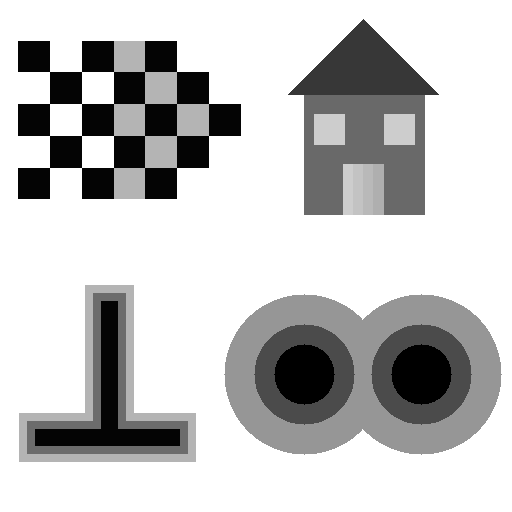
#> input picture edgetest_23.png, 512 x 512 px; the run also reads 3 pictures not shown here
$ jupyter execute Code.ipynb   (shell and % lines are left out)
#> lines starting #> are read from the running program, lines starting #| are printed output that depends on the picture; after the words box and inside, x2 and y2 are one past the last pixel; in counts of white or black regions, pixels touching at a corner belong together; long printed decimals are rounded
**$1^o$ ΕΡΓΑΣΤΗΡΙΑΚΟ PROJECT ΣΤΗΝ ΌΡΑΣΗ ΥΠΟΛΟΓΙΣΤΩΝ**

`Αραβανής Τηλέμαχος 03119024`

`Θεοδωρόπουλος Ηλίας 03119858`

---

* Μέρος 1

[cell 1]
# Imports
import cv2
import numpy as np
import matplotlib.pyplot as plt

[cell 2]
# 1.1.1 Load image I0 = “edgetest_23.png”

# Read grayscale image
I_0 = cv2.imread('edgetest_23.png', cv2.IMREAD_GRAYSCALE)
#> I_0 is the input picture: shape (512, 512); min 0, max 255, mean 196.9

print("Image loaded as: ", type(I_0))
#| Image loaded as:  <class 'numpy.ndarray'>

print("Resolution: ", I_0.shape)
#| Resolution:  (512, 512)
print("Range: %d - %d " % (np.min(I_0), np.max(I_0)))
#| Range: 0 - 255

[cell 3]
# Normalize to [0,1]
I_0 = I_0.astype(float)/255

print("Range: %f - %f " % (np.min(I_0), np.max(I_0)))
#| Range: 0 - 1.000

[cell 4]
# Show image

plt.imshow(I_0, cmap='gray')

[cell 5]
# 1.1.2 Create noisy image with appropriate PSNR

def Noisy_Img(Im, PSNR):
#> called with PSNR = 20
    sigma = (np.max(Im) - np.min(Im))*10**(-PSNR/20)
#> sigma = 0.1

    Noise = np.random.normal(loc = 0.0, scale = sigma, size = (512,512)) # generate noisy array 512*512

    noisy_img = np.add(Im,Noise)
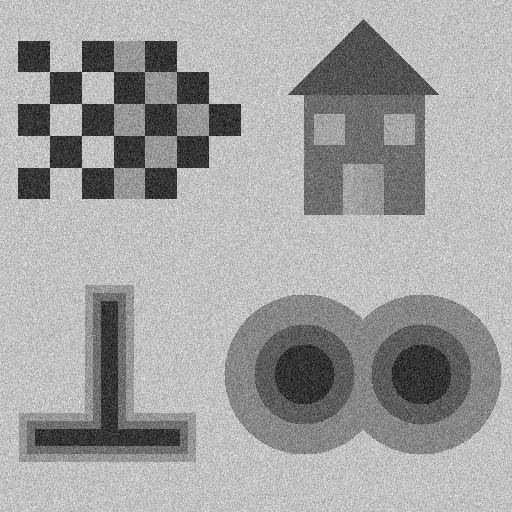
#> noisy_img: shape (512, 512) float64; min -0.353, max 1.43, mean 0.772; drawn with min black and max white

    noisy_img = noisy_img - np.min(noisy_img)
    noisy_img = noisy_img.astype(float)/np.max(noisy_img) # Normalize to [0,1]

    return noisy_img

I_0_20dB = Noisy_Img(I_0,20)
I_0_10dB = Noisy_Img(I_0,10)
#> call 2 of Noisy_Img, with PSNR = 10
#> in Noisy_Img (call 2), `sigma = (np.max(Im) - np.min(Im))*10**(-PSNR/20)`: sigma = 0.316
#> in Noisy_Img (call 2), `noisy_img = np.add(Im,Noise)`:
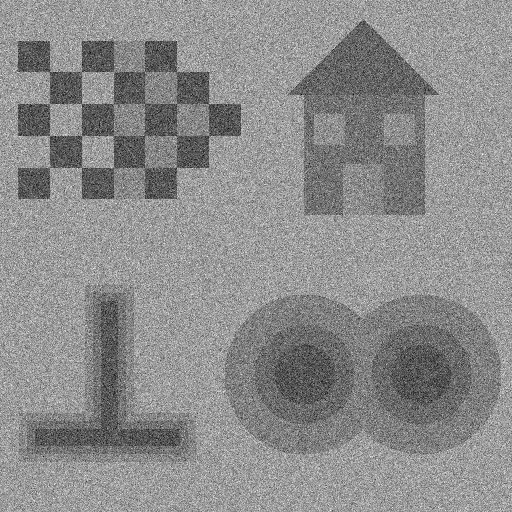
#> noisy_img: shape (512, 512) float64; min -1.21, max 2.38, mean 0.774; drawn with min black and max white

plt.imshow(I_0_20dB, cmap='gray')
plt.show()
plt.imshow(I_0_10dB, cmap='gray')
plt.show()

[cell 6]
# 1.2 Implementation of EdgeDetect

def Gaussian_Filters(sigma):
    n = int(np.ceil(3*sigma)*2 + 1)

    n = np.linspace(-n//2,n//2,n)

    x,y = np.meshgrid(n,n)

    Gaussian = (1/(2*np.pi*sigma**2))*np.exp(-(x**2 + y**2)/(2*sigma**2))
    LoG = ((x**2 + y**2 - 2*sigma**2)/(2*np.pi*sigma**6))*np.exp(-(x**2 + y**2)/(2*sigma**2))

    return Gaussian, LoG

def Edgedetect(Im,sigma,theta_edge,linear=1):
#> called with sigma = 1.5, theta_edge = 0.2, linear = 1
    Gaussian_kernel, LoG_kernel = Gaussian_Filters(sigma)
    B = np.array([[0, 1, 0],
                  [1, 1, 1],
                  [0, 1, 0]]).astype(np.uint8)

    Im_smooth = cv2.filter2D(Im,-1,Gaussian_kernel)

    if linear == 1:
        Im_Laplacian = cv2.filter2D(Im,-1,LoG_kernel)

    else:
        Im_dilated = cv2.dilate(Im_smooth, B)
        Im_eroded = cv2.erode(Im_smooth, B)

        Im_Laplacian = Im_dilated + Im_eroded - 2*Im_smooth

    X = (Im_Laplacian >= 0).astype(np.uint8)
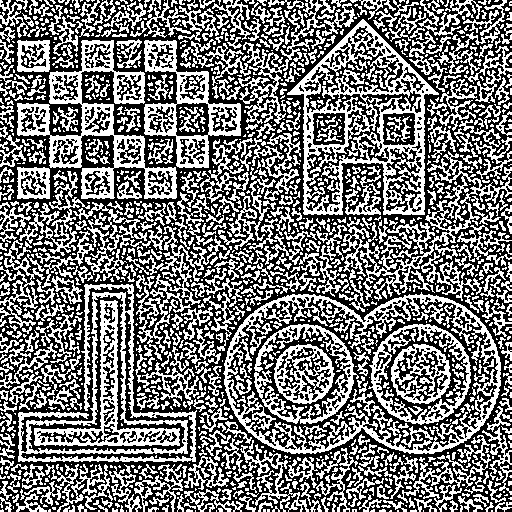
#> X: shape (512, 512); values 0 (black) and 1 (white), 46.3% white in thin lines or dots

    X_dilated = cv2.dilate(X, B)
#> X_dilated: shape (512, 512); values 0 (black) and 1 (white), 81.1% white; black in thin lines or dots
    X_eroded = cv2.erode(X, B)
#> X_eroded: shape (512, 512); values 0 (black) and 1 (white), 13.5% white in thin lines or dots
    Y = X_dilated - X_eroded
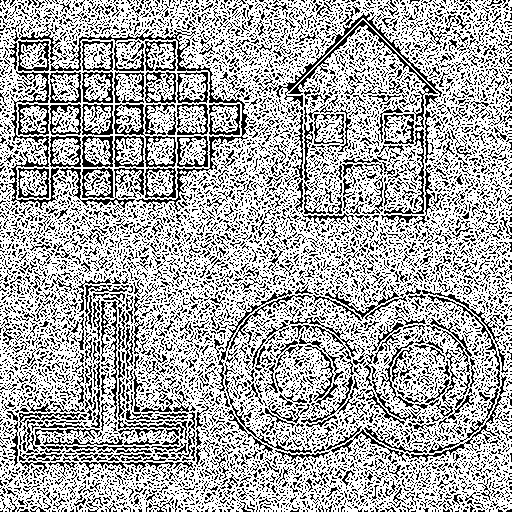
#> Y: shape (512, 512); values 0 (black) and 1 (white), 67.5% white; black in thin lines or dots

    Im_Grad = np.gradient(Im_smooth)
#> Im_Grad = 2 items

    Grad = np.sqrt(Im_Grad[0]**2 + Im_Grad[1]**2)

    Bool = (Grad >= theta_edge*np.max(Grad))
#> Bool: shape (512, 512) bool; 8.7% white; 31 white regions (9 under 20 px), largest, box (x1, y1, x2, y2) and area: (15, 38, 243, 202) 9556, (286, 17, 440, 217) 2865, (222, 292, 503, 456) 2500

    D = (Y & Bool)
#> D: shape (512, 512); values 0 (black) and 1 (white), 4.8% white in thin lines or dots, all inside (x1, y1, x2, y2) = (15, 18, 502, 463)

    return D

Edges_20dB_1 = Edgedetect(I_0_20dB,1.5,0.2,1)
Edges_20dB_2 = Edgedetect(I_0_20dB,1.5,0.2,0)
#> in Edgedetect (call 2), `X = (Im_Laplacian >= 0).astype(np.uint8)`: X: shape (512, 512); values 0 (black) and 1 (white), 49.7% white; 997 white regions (759 under 20 px), largest, box (x1, y1, x2, y2) and area: (0, 102, 512, 433) 31934, (224, 294, 501, 454) 11996, (288, 20, 438, 215) 10504
#> in Edgedetect (call 2), `X_dilated = cv2.dilate(X, B)`: X_dilated: shape (512, 512); values 0 (black) and 1 (white), 84.6% white; black in thin lines or dots
#> in Edgedetect (call 2), `X_eroded = cv2.erode(X, B)`: X_eroded: shape (512, 512); values 0 (black) and 1 (white), 15% white in thin lines or dots
#> in Edgedetect (call 2), `Y = X_dilated - X_eroded`: Y: shape (512, 512); values 0 (black) and 1 (white), 69.6% white; black in thin lines or dots
#> in Edgedetect (call 2), `D = (Y & Bool)`: D: shape (512, 512); values 0 (black) and 1 (white), 4.9% white in thin lines or dots, all inside (x1, y1, x2, y2) = (16, 19, 502, 463)

plt.imshow(Edges_20dB_1, cmap='gray')
plt.show()
plt.imshow(Edges_20dB_2, cmap='gray')
plt.show()

Edges_10dB_1 = Edgedetect(I_0_10dB,1.5,0.2,1)
#> call 3 of Edgedetect, with sigma = 1.5, theta_edge = 0.2, linear = 1
#> in Edgedetect (call 3), `Im_smooth = cv2.filter2D(Im,-1,Gaussian_kernel)`:
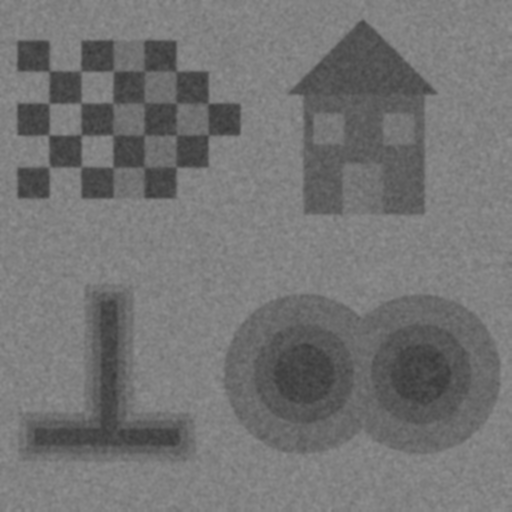
#> Im_smooth: shape (512, 512) float64; min 0.221, max 0.571, mean 0.456
#> in Edgedetect (call 3), `Im_Laplacian = cv2.filter2D(Im,-1,LoG_kernel)`:
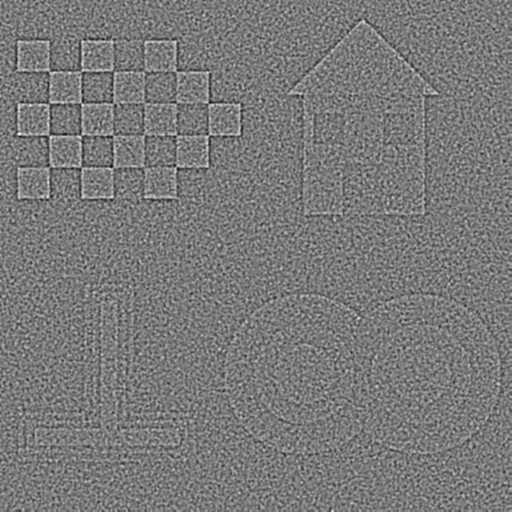
#> Im_Laplacian: shape (512, 512) float64; min -0.0631, max 0.0674, mean -0.000533; drawn with min black and max white
#> in Edgedetect (call 3), `X = (Im_Laplacian >= 0).astype(np.uint8)`: X: shape (512, 512); values 0 (black) and 1 (white), 47.8% white in thin lines or dots
#> in Edgedetect (call 3), `X_dilated = cv2.dilate(X, B)`: X_dilated: shape (512, 512); values 0 (black) and 1 (white), 83.8% white; black in thin lines or dots
#> in Edgedetect (call 3), `X_eroded = cv2.erode(X, B)`: X_eroded: shape (512, 512); values 0 (black) and 1 (white), 13.1% white in thin lines or dots
#> in Edgedetect (call 3), `Y = X_dilated - X_eroded`: Y: shape (512, 512); values 0 (black) and 1 (white), 70.7% white; black in thin lines or dots
#> in Edgedetect (call 3), `Grad = np.sqrt(Im_Grad[0]**2 + Im_Grad[1]**2)`:
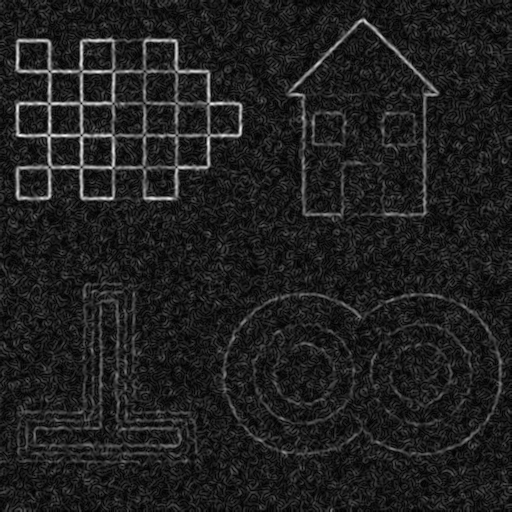
#> Grad: shape (512, 512) float64; min 2.91e-05, max 0.0851, mean 0.0107; drawn with min black and max white
#> in Edgedetect (call 3), `Bool = (Grad >= theta_edge*np.max(Grad))`: Bool: shape (512, 512) bool; 12.3% white; 2921 white regions (2785 under 20 px), largest, box (x1, y1, x2, y2) and area: (10, 35, 246, 203) 9491, (286, 17, 440, 222) 2764, (219, 295, 279, 380) 362
#> in Edgedetect (call 3), `D = (Y & Bool)`: D: shape (512, 512); values 0 (black) and 1 (white), 9.1% white in thin lines or dots
Edges_10dB_2 = Edgedetect(I_0_10dB,1.5,0.2,0)
#> call 4 of Edgedetect, with sigma = 1.5, theta_edge = 0.2, linear = 0
#> in Edgedetect (call 4), `X = (Im_Laplacian >= 0).astype(np.uint8)`:
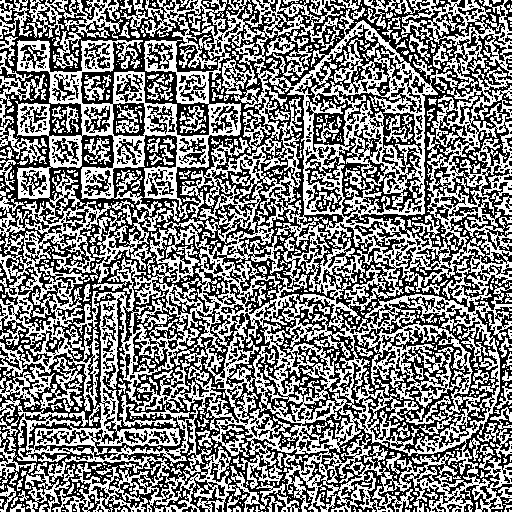
#> X: shape (512, 512); values 0 (black) and 1 (white), 49.8% white in thin lines or dots
#> in Edgedetect (call 4), `X_dilated = cv2.dilate(X, B)`: X_dilated: shape (512, 512); values 0 (black) and 1 (white), 86.2% white; black in thin lines or dots
#> in Edgedetect (call 4), `Y = X_dilated - X_eroded`:
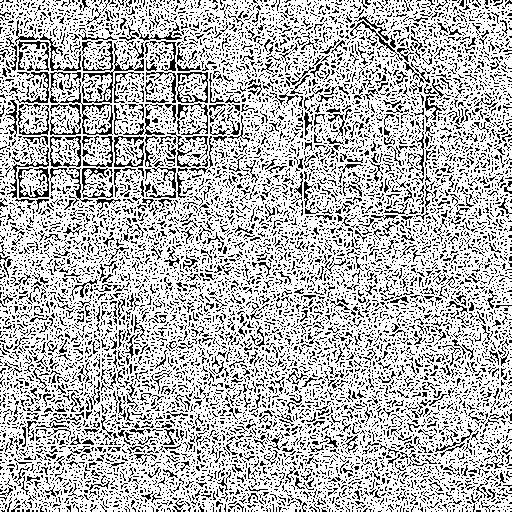
#> Y: shape (512, 512); values 0 (black) and 1 (white), 72.7% white; black in thin lines or dots
#> in Edgedetect (call 4), `D = (Y & Bool)`: D: shape (512, 512); values 0 (black) and 1 (white), 9.2% white in thin lines or dots

plt.imshow(Edges_10dB_1, cmap='gray')
plt.show()
plt.imshow(Edges_10dB_2, cmap='gray')
plt.show()

[cell 7]
# 1.3 Evaluation of the edge detection results in the noisy image

theta_realedge = 0.2

B = np.array([[0, 1, 0],
              [1, 1, 1],
              [0, 1, 0]]).astype(np.uint8)

I0_dilated = cv2.dilate(I_0, B)
I0_eroded = cv2.erode(I_0, B)

M = I0_dilated - I0_eroded

T = (M > theta_realedge)
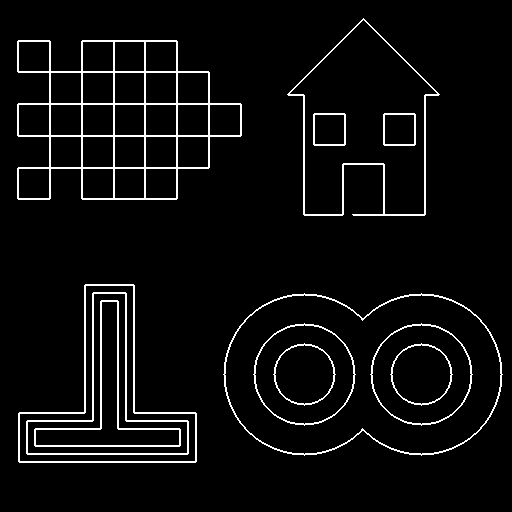
#> T: shape (512, 512) bool; 4.9% white in thin lines or dots, all inside (x1, y1, x2, y2) = (17, 18, 503, 463)

plt.imshow(T, cmap='gray')
plt.show()

detected_true_edges = np.sum(T & Edges_20dB_1)
#> detected_true_edges = 9905
detected_edges = np.sum(Edges_20dB_1)
#> detected_edges = 12654
true_edges = np.sum(T)
#> true_edges = 12934

C_20dB_1 = (detected_true_edges/true_edges + detected_true_edges/detected_edges)/2
#> C_20dB_1 = 0.774

print(round(C_20dB_1,2))
#| 0.77

detected_true_edges = np.sum(T & Edges_20dB_2)
#> detected_true_edges = 10312
detected_edges = np.sum(Edges_20dB_2)
#> detected_edges = 12722
true_edges = np.sum(T)

C_20dB_2 = (detected_true_edges/true_edges + detected_true_edges/detected_edges)/2
#> C_20dB_2 = 0.804

print(round(C_20dB_2,2))
#| 0.8

[cell 8]
# 1.4 Edge detection in the real image “kyoto edges.jpg”

# Read grayscale image
I_1 = cv2.imread('kyoto_edges.jpg', cv2.IMREAD_GRAYSCALE)

print("Image loaded as: ", type(I_1))
#| Image loaded as:  <class 'numpy.ndarray'>

print("Resolution: ", I_1.shape)
#| Resolution:  (534, 800)
print("Range: %d - %d " % (np.min(I_1), np.max(I_1)))
#| Range: 0 - 255

# Normalize to [0,1]
I_1 = I_1.astype(float)/255

print("Range: %f - %f " % (np.min(I_1), np.max(I_1)))
#| Range: 0 - 1.000

# Show image
plt.imshow(I_1, cmap='gray')
plt.show()

Edges_kyoto = Edgedetect(I_1,1.5,0.2,0)

plt.imshow(Edges_kyoto, cmap='gray')
plt.show()

---

--------------------------------------------------------------------------------

Μέρος 2

2.1

[cell 9]
#from material

import sys
import numpy as np
import matplotlib.pyplot as plt
from matplotlib.patches import Circle

def interest_points_visualization(I_, kp_data_, ax=None):
    '''
    Plot keypoints chosen by detectos on image.
    Args:
        I_: Image (if colored, make sure it is in RGB and not BGR).
        kp_data_: Nx3 array, as described in assignment.
        ax: Matplotlib axis to plot on (if None, a new Axes object is created).
    Returns:
        ax: Matplotlib axis where the image was plotted.
    '''
    try:
        I = np.array(I_)
        kp_data = np.array(kp_data_)
    except:
        print('Conversion to numpy arrays failed, check if the inputs (image and keypoints) are in the required format.')
        exit(2)

    try:
        assert(len(I.shape) == 2 or (len(I.shape) == 3 and I.shape[2] == 3))
    except AssertionError as e:
        print('interest_points_visualization: Image must be either a 2D matrix or a 3D matrix with the last dimension having size equal to 3.', file=sys.stderr)
        exit(2)

    try:
        assert(len(kp_data.shape) == 2 and kp_data.shape[1] == 3)
    except AssertionError as e:
        print('interest_points_visualization: kp_data must be a 2D matrix with 3 columns.', file=sys.stderr)
        exit(2)

    if ax is None:
        _, ax = plt.subplots()

    ax.set_aspect('equal')
    ax.imshow(I)
    ax.tick_params(bottom=False, left=False, labelbottom=False, labelleft=False)

    for i in range(len(kp_data)):
        x, y, sigma = kp_data[i]
        circ = Circle((x, y), 3*sigma, edgecolor='g', fill=False, linewidth=1)
        ax.add_patch(circ)

    return ax

def disk_strel(n):
    '''
        Return a structural element, which is a disk of radius n.
    '''
    r = int(np.round(n))
    d = 2*r+1
    x = np.arange(d) - r
    y = np.arange(d) - r
    x, y = np.meshgrid(x,y)
    strel = x**2 + y**2 <= r**2
    return strel.astype(np.uint8)

[cell 10]
I_cells = cv2.imread('cells.jpg', cv2.IMREAD_GRAYSCALE)
I_up = cv2.imread('up.png', cv2.IMREAD_GRAYSCALE)
I_kyoto = cv2.imread('kyoto_edges.jpg', cv2.IMREAD_GRAYSCALE)

#normalizations

I_cells = I_cells.astype(float)/255
I_up = I_up.astype(float)/255
I_kyoto = I_kyoto.astype(float)/255

sigma = 2
ro = 2.5

Gaussian_sigma, LoG_sigma = Gaussian_Filters(sigma)
Gaussian_ro, LoG_ro = Gaussian_Filters(ro)

def J_generate(Im):
    Im_sigma = cv2.filter2D(Im,-1,Gaussian_sigma)
    diff = np.gradient(Im_sigma)
#> diff = 2 items
    J1 = cv2.filter2D(diff[0]*diff[0],-1,Gaussian_ro)
    J2 = cv2.filter2D(diff[0]*diff[1],-1,Gaussian_ro)
    J3 = cv2.filter2D(diff[1]*diff[1],-1,Gaussian_ro)

    return J1, J2, J3

def eigenv(J1,J2,J3):
    lamda_plus = 0.5*(J1 + J3 + np.sqrt((J1-J3)**2 + 4*J2**2))
    lamda_minus = 0.5*(J1 + J3 - np.sqrt((J1-J3)**2 + 4*J2**2))

    return lamda_plus, lamda_minus

#saving eigenvalues

lamdas = np.zeros(3, dtype=object)  #here we will store the eigenvalues of each photo

J1, J2, J3 = J_generate(I_cells)
lamda_plus, lamda_minus = eigenv(J1, J2, J3)
mytuple = (lamda_plus, lamda_minus)
lamdas[0] = mytuple

J1, J2, J3 = J_generate(I_up)
lamda_plus, lamda_minus = eigenv(J1, J2, J3)
mytuple = (lamda_plus, lamda_minus)
lamdas[1] = mytuple

J1, J2, J3 = J_generate(I_kyoto)
lamda_plus, lamda_minus = eigenv(J1, J2, J3)
mytuple = (lamda_plus, lamda_minus)
lamdas[2] = mytuple

[cell 11]
#cornerness criterion

def R_gen(lamda_plus, lamda_minus):
    return (lamda_plus*lamda_minus - 0.1*(lamda_plus+lamda_minus)**2)

def points(R, sigma, theta):

#> called with sigma = 2, theta = 0.01
    ns = np.ceil(3*sigma)*2+1
    B_sq = disk_strel(ns)
    Cond1 = ( R==cv2.dilate(R,B_sq) )

    count = 0
    lista = []

    for i in range(R.shape[0]):
        for j in range (R.shape[1]):
            if Cond1[i][j]==True:
                my_tuple = (i, j)
                lista.append(my_tuple)
                count = count+1

    Rmax = np.max(R)
    coord = []
    count2 = 0

    for k in range (count):
        x = lista[k][0]
        y = lista[k][1]
        if (R[x][y] > theta*Rmax):
            my_tuple = (x, y, sigma)
            coord.append(my_tuple)
            count2 += 1

    final = np.zeros((count2,3))

    for k in range (count2):
        final[k][0] = coord[k][0]
        final[k][1] = coord[k][1]
        final[k][2] = coord[k][2]

    return final


R_cells = R_gen(lamdas[0][0], lamdas[0][1])
R_up = R_gen(lamdas[1][0], lamdas[1][1])
R_kyoto = R_gen(lamdas[2][0], lamdas[2][1])

cells_points = points(R_cells, 2, 0.01)
up_points = points(R_up, 2, 0.15)
kyoto_points = points(R_kyoto, 2, 0.01)


I_cells_colour = cv2.imread('cells.jpg')
I_cells_colour = cv2.cvtColor(I_cells_colour, cv2.COLOR_BGR2RGB)

I_up_colour = cv2.imread('up.png')
I_up_colour = cv2.cvtColor(I_up_colour, cv2.COLOR_BGR2RGB)

I_kyoto_colour = cv2.imread('kyoto_edges.jpg')
I_kyoto_colour = cv2.cvtColor(I_kyoto_colour, cv2.COLOR_BGR2RGB)


interest_points_visualization(I_cells_colour, cells_points)
interest_points_visualization(I_up_colour, up_points)
interest_points_visualization(I_kyoto_colour, kyoto_points)
